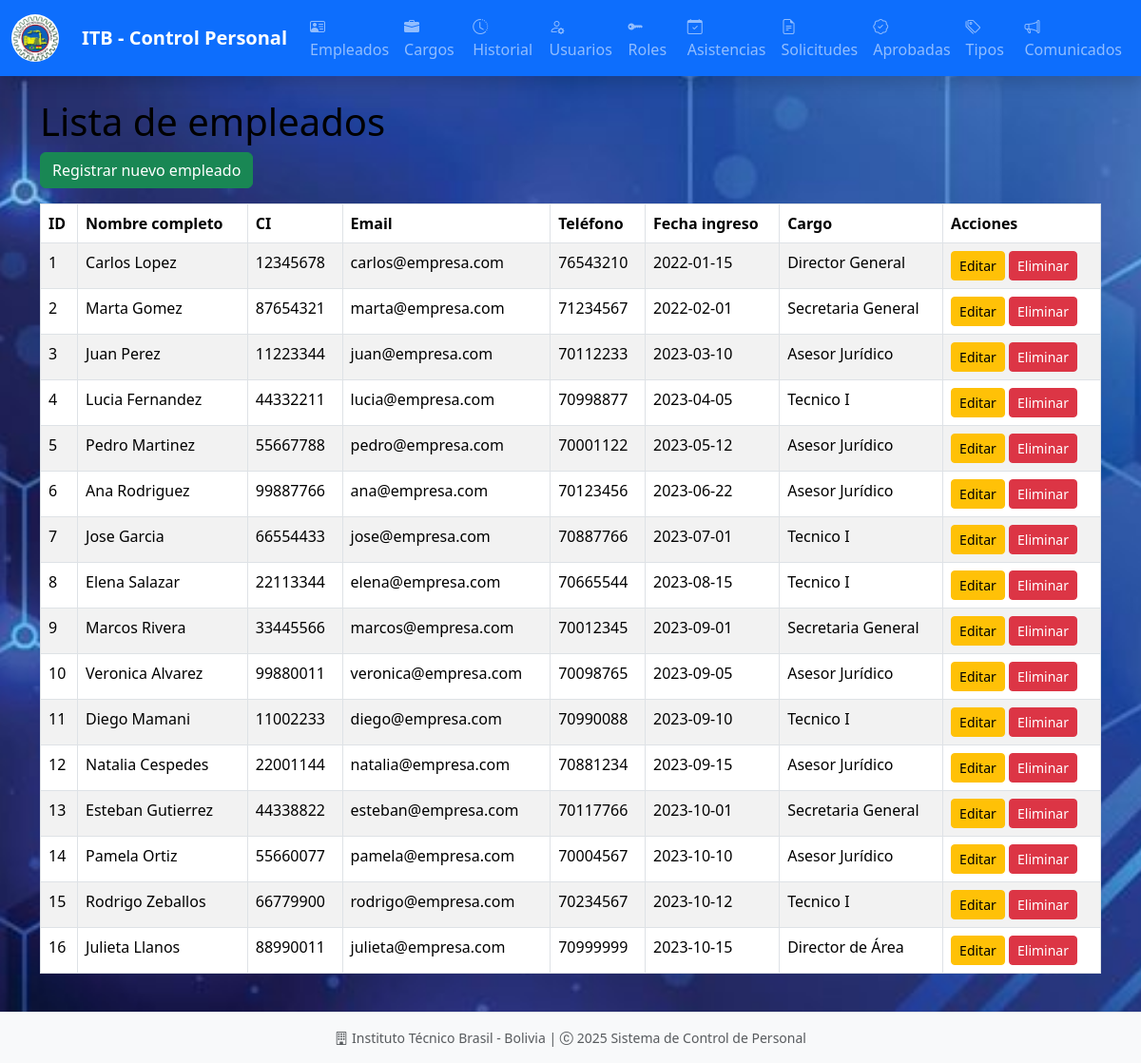
/empleados/, run on the app's committed database.
### models/empleado_model.py (models this page shows, shortened)
class Empleado(db.Model):
    __tablename__ = "empleados"
    id = db.Column(db.Integer, primary_key=True)
    nombre = db.Column(db.String(255), nullable=False)
    apellido = db.Column(db.String(255), nullable=False)
    ci = db.Column(db.String(20), nullable=False, unique=True)
    email = db.Column(db.String(255), nullable=False, unique=True)
    telefono = db.Column(db.String(20), nullable=False)
    fecha = db.Column(db.DateTime, nullable=False, default=datetime.utcnow)
    cargo_id = db.Column(db.Integer, db.ForeignKey('cargos.id'), nullable=False)
    cargo = db.relationship('Cargo', back_populates='empleados')
    usuarios = db.relationship('Usuario', back_populates='empleado', uselist=False)
    asistencias = db.relationship('Asistencia', back_populates='empleado', cascade='all, delete-orphan')
    historial_laboral = db.relationship('Historial', back_populates='empleado', cascade='all, delete-orphan')
    licencias_aprobadas = db.relationship('LicenciaAprobada', back_populates='empleado', cascade='all, delete-orphan')
    solicitudes_licencia = db.relationship('SolicitudLicencia', back_populates='empleado', cascade='all, delete-orphan')
    @staticmethod
    def get_all():
        return Empleado.query.all()
    def delete(self):
        db.session.delete(self)
        db.session.commit()

### models/cargo_model.py (models this page shows, shortened)
class Cargo(db.Model):
    __tablename__ = "cargos"
    id = db.Column(db.Integer, primary_key=True)
    cargo = db.Column(db.String(80), nullable=False)
    descripcion = db.Column(db.Text)
    empleados = db.relationship('Empleado', back_populates='cargo')

### controllers/empleado_controller.py (the view)
@empleado_bp.route("/")
def index():
    empleados = Empleado.get_all()
    return empleado_view.list(empleados)

### run.py (called while the page is built)
@app.context_processor
def inject_active_path():
    def is_active(path):
        return 'active' if request.path == path else ''
    return(dict(is_active = is_active))

### views/empleado_view.py (called while the page is built)
def list(empleados):
    return render_template("admin/empleados/index.html", empleados=empleados)

### templates/admin/empleados/index.html (shortened to what this page needs)
{% extends 'admin/base.html' %}
{% block content %}
<h1>Lista de empleados</h1>
<a href="{{ url_for('empleado.create') }}" class="btn btn-success mb-3">Registrar nuevo empleado</a>
<table class="table table-bordered table-striped">
    <thead>
        <tr>
            <th>ID</th>
            <th>Nombre completo</th>
            <th>CI</th>
            <th>Email</th>
            <th>Teléfono</th>
            <th>Fecha ingreso</th>
            <th>Cargo</th>
            <th>Acciones</th>
        </tr>
    </thead>
    <tbody>
        {% for empleado in empleados %}
        <tr>
            <td>{{ empleado.id }}</td>
            <td>{{ empleado.nombre }} {{ empleado.apellido }}</td>
            <td>{{ empleado.ci }}</td>
            <td>{{ empleado.email }}</td>
            <td>{{ empleado.telefono }}</td>
            <td>{{ empleado.fecha.strftime('%Y-%m-%d') }}</td>
            <td>{{ empleado.cargo.cargo }}</td>
            <td>
                <a href="{{ url_for('empleado.edit', id=empleado.id) }}" class="btn btn-sm btn-warning">Editar</a>
                <a href="{{ url_for('empleado.delete', id=empleado.id) }}" class="btn btn-sm btn-danger" onclick="return confirm('¿Desea eliminar este empleado?')">Eliminar</a>
            </td>
        </tr>
        {% endfor %}
    </tbody>
</table>
{% endblock %}

### static/style/style_admin.css (style rules this page uses)
:root { --primary-color: #0d6efd; --secondary-color: #6c757d; --success-color: #198754; --info-color: #0dcaf0; --warning-color: #ffc107; --danger-color: #dc3545; --light-color: #f8f9fa; --dark-color: #212529; }
body { font-family: 'Segoe UI', Tahoma, Geneva, Verdana, sans-serif; background-image: url('../images/background.jpg'); background-size: cover; background-repeat: no-repeat; background-attachment: fixed; background-position: center; color: #000000; }

### data on the page
Empleado: id "1", nombre "Carlos", apellido "Lopez", ci "12345678", email "carlos@empresa.com", telefono "76543210", fecha "2022-01-15", cargo.cargo "Director General"
Empleado: id "2", nombre "Marta", apellido "Gomez", ci "87654321", email "marta@empresa.com", telefono "71234567", fecha "2022-02-01", cargo.cargo "Secretaria General"
Empleado: id "3", nombre "Juan", apellido "Perez", ci "11223344", email "juan@empresa.com", telefono "70112233", fecha "2023-03-10", cargo.cargo "Asesor Jurídico"
Empleado: id "4", nombre "Lucia", apellido "Fernandez", ci "44332211", email "lucia@empresa.com", telefono "70998877", fecha "2023-04-05", cargo.cargo "Tecnico I"
Empleado: id "5", nombre "Pedro", apellido "Martinez", ci "55667788", email "pedro@empresa.com", telefono "70001122", fecha "2023-05-12", cargo.cargo "Asesor Jurídico"
Empleado: id "6", nombre "Ana", apellido "Rodriguez", ci "99887766", email "ana@empresa.com", telefono "70123456", fecha "2023-06-22", cargo.cargo "Asesor Jurídico"
Empleado: id "7", nombre "Jose", apellido "Garcia", ci "66554433", email "jose@empresa.com", telefono "70887766", fecha "2023-07-01", cargo.cargo "Tecnico I"
Empleado: id "8", nombre "Elena", apellido "Salazar", ci "22113344", email "elena@empresa.com", telefono "70665544", fecha "2023-08-15", cargo.cargo "Tecnico I"
Empleado: id "9", nombre "Marcos", apellido "Rivera", ci "33445566", email "marcos@empresa.com", telefono "70012345", fecha "2023-09-01", cargo.cargo "Secretaria General"
Empleado: id "10", nombre "Veronica", apellido "Alvarez", ci "99880011", email "veronica@empresa.com", telefono "70098765", fecha "2023-09-05", cargo.cargo "Asesor Jurídico"
Empleado: id "11", nombre "Diego", apellido "Mamani", ci "11002233", email "diego@empresa.com", telefono "70990088", fecha "2023-09-10", cargo.cargo "Tecnico I"
Empleado: id "12", nombre "Natalia", apellido "Cespedes", ci "22001144", email "natalia@empresa.com", telefono "70881234", fecha "2023-09-15", cargo.cargo "Asesor Jurídico"
Empleado: id "13", nombre "Esteban", apellido "Gutierrez", ci "44338822", email "esteban@empresa.com", telefono "70117766", fecha "2023-10-01", cargo.cargo "Secretaria General"
Empleado: id "14", nombre "Pamela", apellido "Ortiz", ci "55660077", email "pamela@empresa.com", telefono "70004567", fecha "2023-10-10", cargo.cargo "Asesor Jurídico"
Empleado: id "15", nombre "Rodrigo", apellido "Zeballos", ci "66779900", email "rodrigo@empresa.com", telefono "70234567", fecha "2023-10-12", cargo.cargo "Tecnico I"
Empleado: id "16", nombre "Julieta", apellido "Llanos", ci "88990011", email "julieta@empresa.com", telefono "70999999", fecha "2023-10-15", cargo.cargo "Director de Área"
